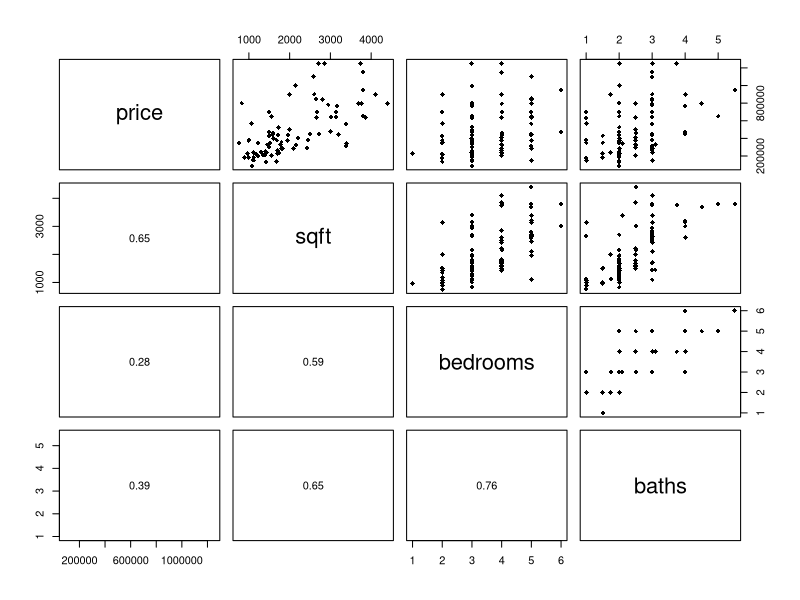
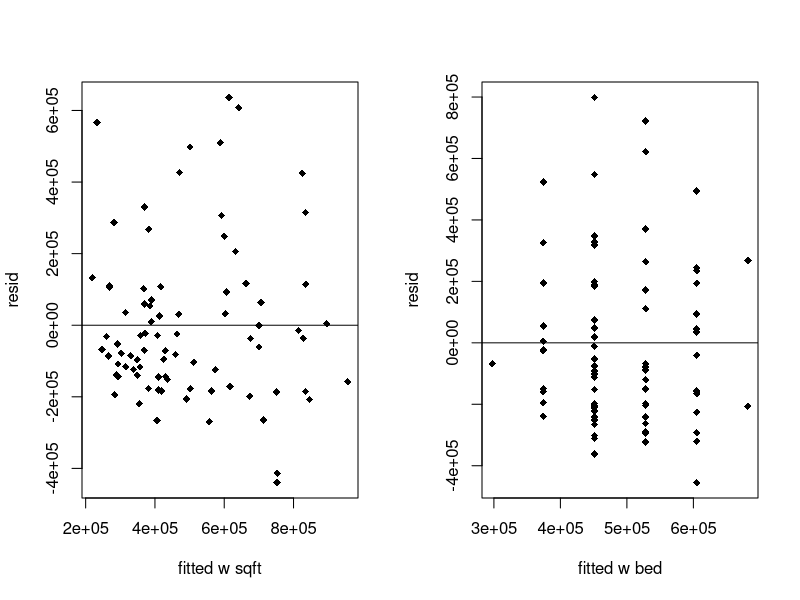
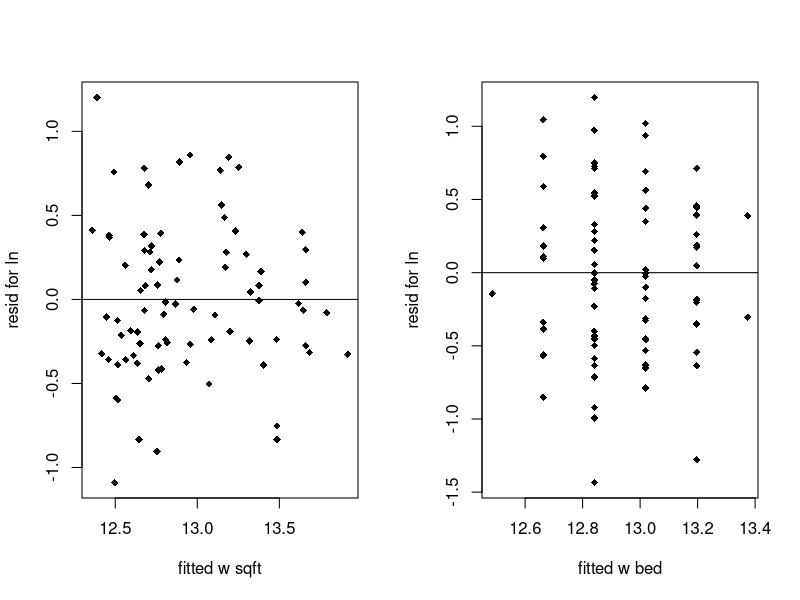
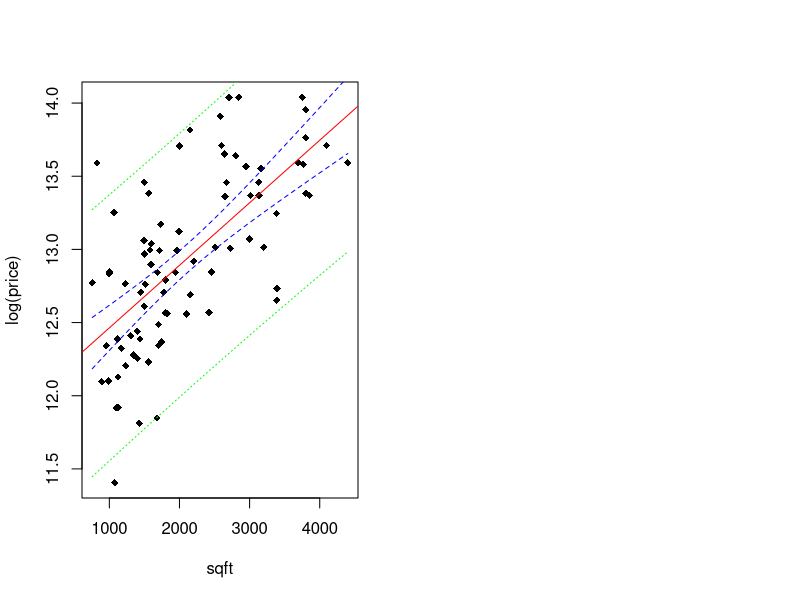

Source code (R) for these figures, in order:
house = read.table("housing.txt", header = T, 
                   sep = "\t")
attach(house)
names(house)

panel.cor <- function(x, y, digits = 2, prefix = "", cex.cor, ...) {
  usr <- par("usr")
  on.exit(par(usr))
  par(usr = c(0, 1, 0, 1))
  r <- cor(x, y)
  txt <- format(c(r, 0.123456789), digits = digits)[1]
  txt <- paste0(prefix, txt)
  text(0.5, 0.5, txt)
}

pairs(cbind(price, sqft, bedrooms, baths), lower.panel = panel.cor, pch = 18)

summary(lm(price ~ sqft))

par(mfrow = c(1, 2))
plot(lm(price ~ sqft)$fitted, lm(price ~ sqft)$resid, , xlab = "fitted w sqft", 
     ylab = "resid", pch = 18)
abline(h = 0)
plot(lm(price ~ bedrooms)$fitted, lm(price ~ bedrooms)$resid, , xlab = "fitted w bed", 
     ylab = "resid", pch = 18)
abline(h = 0)

par(mfrow = c(1, 2))
plot(lm(log(price) ~ sqft)$fitted, lm(log(price) ~ sqft)$resid, , xlab = "fitted w sqft", 
     ylab = "resid for ln", pch = 18)
abline(h = 0)
plot(lm(log(price) ~ bedrooms)$fitted, lm(log(price) ~ bedrooms)$resid, , xlab = "fitted w bed", 
     ylab = "resid for ln", pch = 18)
abline(h = 0)

predict(lm(log(price) ~ sqft), newdata = data.frame(sqft = 2000), interval = "confidence")

plot(sqft, log(price), pch = 18)
sqftlm = lm(log(price) ~ sqft)
abline(sqftlm, col = "red")
newX = seq(min(sqft), max(sqft), 1)
prd.CI = predict(sqftlm, newdata = data.frame(sqft = newX), interval = "confidence", 
                 level = 0.95)
lines(newX, prd.CI[, 2], col = "blue", lty = 2)
lines(newX, prd.CI[, 3], col = "blue", lty = 2)
prd.PI = predict(sqftlm, newdata = data.frame(sqft = newX), interval = "prediction", 
                 level = 0.95)
lines(newX, prd.PI[, 2], col = "green", lty = 3)
lines(newX, prd.PI[, 3], col = "green", lty = 3)
